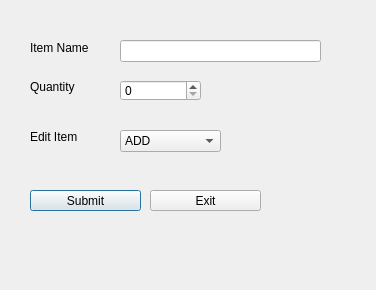
<?xml version="1.0" encoding="UTF-8"?>
<ui version="4.0">
 <class>editItems</class>
 <widget class="QDialog" name="editItems">
  <property name="geometry">
   <rect>
    <x>0</x>
    <y>0</y>
    <width>376</width>
    <height>290</height>
   </rect>
  </property>
  <property name="windowTitle">
   <string>Dialog</string>
  </property>
  <widget class="QLabel" name="label">
   <property name="geometry">
    <rect>
     <x>30</x>
     <y>40</y>
     <width>81</width>
     <height>16</height>
    </rect>
   </property>
   <property name="text">
    <string>Item Name</string>
   </property>
  </widget>
  <widget class="QLineEdit" name="editItemName">
   <property name="geometry">
    <rect>
     <x>120</x>
     <y>40</y>
     <width>201</width>
     <height>22</height>
    </rect>
   </property>
  </widget>
  <widget class="QLabel" name="label_2">
   <property name="geometry">
    <rect>
     <x>30</x>
     <y>80</y>
     <width>58</width>
     <height>14</height>
    </rect>
   </property>
   <property name="text">
    <string>Quantity</string>
   </property>
  </widget>
  <widget class="QSpinBox" name="itemamount">
   <property name="geometry">
    <rect>
     <x>120</x>
     <y>80</y>
     <width>81</width>
     <height>21</height>
    </rect>
   </property>
  </widget>
  <widget class="QLabel" name="label_3">
   <property name="geometry">
    <rect>
     <x>30</x>
     <y>130</y>
     <width>58</width>
     <height>14</height>
    </rect>
   </property>
   <property name="text">
    <string>Edit Item</string>
   </property>
  </widget>
  <widget class="QComboBox" name="editItemsCombo">
   <property name="geometry">
    <rect>
     <x>120</x>
     <y>130</y>
     <width>101</width>
     <height>22</height>
    </rect>
   </property>
   <item>
    <property name="text">
     <string>ADD</string>
    </property>
   </item>
   <item>
    <property name="text">
     <string>REMOVE</string>
    </property>
   </item>
  </widget>
  <widget class="QPushButton" name="submitEdit">
   <property name="geometry">
    <rect>
     <x>30</x>
     <y>190</y>
     <width>111</width>
     <height>21</height>
    </rect>
   </property>
   <property name="text">
    <string>Submit</string>
   </property>
  </widget>
  <widget class="QPushButton" name="exit">
   <property name="geometry">
    <rect>
     <x>150</x>
     <y>190</y>
     <width>111</width>
     <height>21</height>
    </rect>
   </property>
   <property name="text">
    <string>Exit</string>
   </property>
  </widget>
 </widget>
 <resources/>
 <connections/>
</ui>
